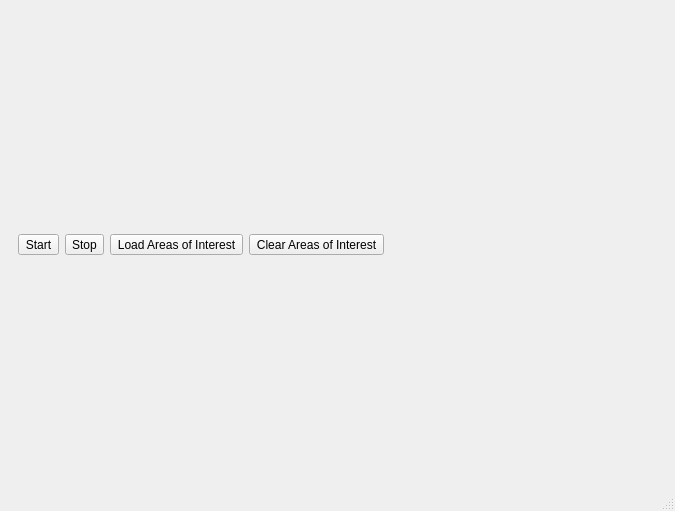
<?xml version="1.0" encoding="UTF-8"?>
<ui version="4.0">
 <class>MainWindow</class>
 <widget class="QMainWindow" name="MainWindow">
  <property name="geometry">
   <rect>
    <x>0</x>
    <y>0</y>
    <width>675</width>
    <height>511</height>
   </rect>
  </property>
  <property name="windowTitle">
   <string>AgileIntelligence</string>
  </property>
  <property name="dockNestingEnabled">
   <bool>true</bool>
  </property>
  <widget class="QWidget" name="centralwidget">
   <layout class="QVBoxLayout" name="verticalLayout">
    <item>
     <widget class="QWidget" name="widget" native="true">
      <layout class="QHBoxLayout" name="horizontalLayout">
       <item>
        <widget class="QToolButton" name="actionStart">
         <property name="text">
          <string>Start</string>
         </property>
         <property name="icon">
          <iconset>
           <normaloff>images/media-playback-start.png</normaloff>images/media-playback-start.png</iconset>
         </property>
         <property name="toolButtonStyle">
          <enum>Qt::ToolButtonTextBesideIcon</enum>
         </property>
         <property name="arrowType">
          <enum>Qt::NoArrow</enum>
         </property>
        </widget>
       </item>
       <item>
        <widget class="QToolButton" name="actionStop">
         <property name="text">
          <string>Stop</string>
         </property>
         <property name="icon">
          <iconset>
           <normaloff>images/media-playback-stop.png</normaloff>images/media-playback-stop.png</iconset>
         </property>
         <property name="toolButtonStyle">
          <enum>Qt::ToolButtonTextBesideIcon</enum>
         </property>
        </widget>
       </item>
       <item>
        <widget class="QToolButton" name="loadAois">
         <property name="text">
          <string>Load Areas of Interest</string>
         </property>
         <property name="icon">
          <iconset>
           <normaloff>images/aoi-open.png</normaloff>images/aoi-open.png</iconset>
         </property>
         <property name="iconSize">
          <size>
           <width>24</width>
           <height>24</height>
          </size>
         </property>
         <property name="toolButtonStyle">
          <enum>Qt::ToolButtonTextBesideIcon</enum>
         </property>
        </widget>
       </item>
       <item>
        <widget class="QToolButton" name="clearAois">
         <property name="text">
          <string>Clear Areas of Interest</string>
         </property>
         <property name="icon">
          <iconset>
           <normaloff>images/aoi-clear.png</normaloff>images/aoi-clear.png</iconset>
         </property>
         <property name="iconSize">
          <size>
           <width>24</width>
           <height>24</height>
          </size>
         </property>
         <property name="toolButtonStyle">
          <enum>Qt::ToolButtonTextBesideIcon</enum>
         </property>
        </widget>
       </item>
       <item>
        <spacer name="horizontalSpacer">
         <property name="orientation">
          <enum>Qt::Horizontal</enum>
         </property>
         <property name="sizeHint" stdset="0">
          <size>
           <width>40</width>
           <height>20</height>
          </size>
         </property>
        </spacer>
       </item>
      </layout>
     </widget>
    </item>
   </layout>
  </widget>
  <widget class="QStatusBar" name="statusbar"/>
 </widget>
 <resources/>
 <connections/>
</ui>
